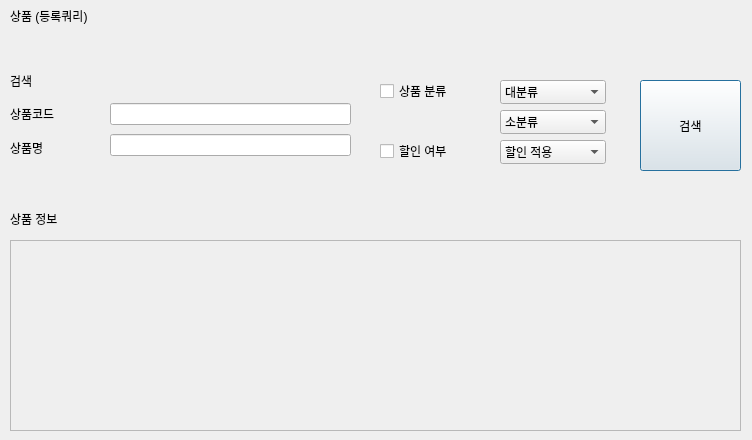
<?xml version="1.0" encoding="UTF-8"?>
<ui version="4.0">
 <class>Dialog</class>
 <widget class="QDialog" name="Dialog">
  <property name="geometry">
   <rect>
    <x>0</x>
    <y>0</y>
    <width>752</width>
    <height>440</height>
   </rect>
  </property>
  <property name="windowTitle">
   <string>Dialog</string>
  </property>
  <widget class="QCheckBox" name="checkBox_2">
   <property name="enabled">
    <bool>true</bool>
   </property>
   <property name="geometry">
    <rect>
     <x>380</x>
     <y>80</y>
     <width>116</width>
     <height>22</height>
    </rect>
   </property>
   <property name="text">
    <string>상품 분류</string>
   </property>
  </widget>
  <widget class="QComboBox" name="comboBox_3">
   <property name="geometry">
    <rect>
     <x>500</x>
     <y>140</y>
     <width>106</width>
     <height>24</height>
    </rect>
   </property>
   <item>
    <property name="text">
     <string>할인 적용 </string>
    </property>
   </item>
   <item>
    <property name="text">
     <string>할인 없음</string>
    </property>
   </item>
  </widget>
  <widget class="QScrollArea" name="scrollArea">
   <property name="geometry">
    <rect>
     <x>10</x>
     <y>240</y>
     <width>731</width>
     <height>191</height>
    </rect>
   </property>
   <property name="widgetResizable">
    <bool>true</bool>
   </property>
   <widget class="QWidget" name="scrollAreaWidgetContents_2">
    <property name="geometry">
     <rect>
      <x>0</x>
      <y>0</y>
      <width>729</width>
      <height>189</height>
     </rect>
    </property>
    <widget class="QWidget" name="gridLayoutWidget">
     <property name="geometry">
      <rect>
       <x>0</x>
       <y>0</y>
       <width>731</width>
       <height>191</height>
      </rect>
     </property>
     <layout class="QGridLayout" name="gridLayout"/>
    </widget>
   </widget>
  </widget>
  <widget class="QWidget" name="horizontalLayoutWidget">
   <property name="geometry">
    <rect>
     <x>10</x>
     <y>0</y>
     <width>721</width>
     <height>31</height>
    </rect>
   </property>
   <layout class="QHBoxLayout" name="horizontalLayout_4">
    <item>
     <widget class="QLabel" name="label_2">
      <property name="text">
       <string>상품 (등록쿼리)</string>
      </property>
     </widget>
    </item>
   </layout>
  </widget>
  <widget class="QCheckBox" name="checkBox">
   <property name="geometry">
    <rect>
     <x>380</x>
     <y>140</y>
     <width>116</width>
     <height>22</height>
    </rect>
   </property>
   <property name="text">
    <string>할인 여부</string>
   </property>
  </widget>
  <widget class="QPushButton" name="pushButton">
   <property name="geometry">
    <rect>
     <x>640</x>
     <y>80</y>
     <width>101</width>
     <height>91</height>
    </rect>
   </property>
   <property name="text">
    <string>검색</string>
   </property>
  </widget>
  <widget class="QLabel" name="label_10">
   <property name="geometry">
    <rect>
     <x>10</x>
     <y>210</y>
     <width>77</width>
     <height>18</height>
    </rect>
   </property>
   <property name="text">
    <string>상품 정보</string>
   </property>
  </widget>
  <widget class="QLabel" name="label_5">
   <property name="geometry">
    <rect>
     <x>10</x>
     <y>70</y>
     <width>51</width>
     <height>21</height>
    </rect>
   </property>
   <property name="text">
    <string>검색</string>
   </property>
  </widget>
  <widget class="QComboBox" name="comboBox_2">
   <property name="geometry">
    <rect>
     <x>500</x>
     <y>110</y>
     <width>106</width>
     <height>24</height>
    </rect>
   </property>
   <item>
    <property name="text">
     <string>소분류</string>
    </property>
   </item>
  </widget>
  <widget class="QComboBox" name="comboBox">
   <property name="geometry">
    <rect>
     <x>500</x>
     <y>80</y>
     <width>106</width>
     <height>24</height>
    </rect>
   </property>
   <item>
    <property name="text">
     <string>대분류</string>
    </property>
   </item>
  </widget>
  <widget class="QWidget" name="verticalLayoutWidget_2">
   <property name="geometry">
    <rect>
     <x>110</x>
     <y>100</y>
     <width>241</width>
     <height>61</height>
    </rect>
   </property>
   <layout class="QVBoxLayout" name="verticalLayout_13">
    <item>
     <widget class="QLineEdit" name="lineEdit_3"/>
    </item>
    <item>
     <widget class="QLineEdit" name="lineEdit_8">
      <property name="styleSheet">
       <string notr="true">backgroun-color:rgb(170,255,255);
</string>
      </property>
     </widget>
    </item>
   </layout>
  </widget>
  <widget class="QWidget" name="verticalLayoutWidget">
   <property name="geometry">
    <rect>
     <x>10</x>
     <y>100</y>
     <width>91</width>
     <height>61</height>
    </rect>
   </property>
   <layout class="QVBoxLayout" name="verticalLayout_14">
    <item>
     <widget class="QLabel" name="label_11">
      <property name="enabled">
       <bool>true</bool>
      </property>
      <property name="text">
       <string>상품코드</string>
      </property>
     </widget>
    </item>
    <item>
     <widget class="QLabel" name="label_12">
      <property name="enabled">
       <bool>true</bool>
      </property>
      <property name="autoFillBackground">
       <bool>false</bool>
      </property>
      <property name="text">
       <string>상품명</string>
      </property>
     </widget>
    </item>
   </layout>
  </widget>
 </widget>
 <resources/>
 <connections/>
</ui>
